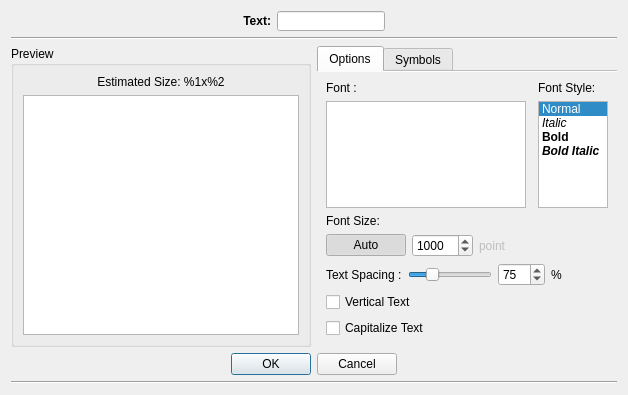
<?xml version="1.0" encoding="UTF-8"?>
<ui version="4.0">
 <class>TextCollageShape</class>
 <widget class="QDialog" name="TextCollageShape">
  <property name="windowModality">
   <enum>Qt::NonModal</enum>
  </property>
  <property name="geometry">
   <rect>
    <x>0</x>
    <y>0</y>
    <width>626</width>
    <height>395</height>
   </rect>
  </property>
  <property name="windowTitle">
   <string>Text Collage Shape</string>
  </property>
  <property name="modal">
   <bool>true</bool>
  </property>
  <layout class="QVBoxLayout" name="verticalLayout">
   <item>
    <layout class="QHBoxLayout" name="horizontalLayout">
     <item>
      <spacer name="horizontalSpacer_6">
       <property name="orientation">
        <enum>Qt::Horizontal</enum>
       </property>
       <property name="sizeHint" stdset="0">
        <size>
         <width>40</width>
         <height>20</height>
        </size>
       </property>
      </spacer>
     </item>
     <item>
      <widget class="QLabel" name="label">
       <property name="sizePolicy">
        <sizepolicy hsizetype="Preferred" vsizetype="Preferred">
         <horstretch>0</horstretch>
         <verstretch>0</verstretch>
        </sizepolicy>
       </property>
       <property name="font">
        <font>
         <pointsize>9</pointsize>
         <weight>75</weight>
         <bold>true</bold>
        </font>
       </property>
       <property name="text">
        <string>Text:</string>
       </property>
       <property name="alignment">
        <set>Qt::AlignRight|Qt::AlignTrailing|Qt::AlignVCenter</set>
       </property>
      </widget>
     </item>
     <item>
      <widget class="QLineEdit" name="lineEditText">
       <property name="sizePolicy">
        <sizepolicy hsizetype="Preferred" vsizetype="Fixed">
         <horstretch>0</horstretch>
         <verstretch>0</verstretch>
        </sizepolicy>
       </property>
       <property name="maximumSize">
        <size>
         <width>133</width>
         <height>20</height>
        </size>
       </property>
       <property name="readOnly">
        <bool>false</bool>
       </property>
      </widget>
     </item>
     <item>
      <spacer name="horizontalSpacer_5">
       <property name="orientation">
        <enum>Qt::Horizontal</enum>
       </property>
       <property name="sizeHint" stdset="0">
        <size>
         <width>40</width>
         <height>20</height>
        </size>
       </property>
      </spacer>
     </item>
    </layout>
   </item>
   <item>
    <widget class="Line" name="line">
     <property name="orientation">
      <enum>Qt::Horizontal</enum>
     </property>
    </widget>
   </item>
   <item>
    <layout class="QHBoxLayout" name="horizontalLayout_2">
     <item>
      <widget class="QGroupBox" name="groupBoxPreview">
       <property name="sizePolicy">
        <sizepolicy hsizetype="MinimumExpanding" vsizetype="Preferred">
         <horstretch>0</horstretch>
         <verstretch>0</verstretch>
        </sizepolicy>
       </property>
       <property name="minimumSize">
        <size>
         <width>300</width>
         <height>300</height>
        </size>
       </property>
       <property name="title">
        <string>Preview</string>
       </property>
       <layout class="QVBoxLayout" name="verticalLayout_2">
        <item>
         <widget class="QLabel" name="labelEsitmatedSize">
          <property name="sizePolicy">
           <sizepolicy hsizetype="Preferred" vsizetype="Maximum">
            <horstretch>0</horstretch>
            <verstretch>0</verstretch>
           </sizepolicy>
          </property>
          <property name="text">
           <string>Estimated Size: %1x%2</string>
          </property>
          <property name="alignment">
           <set>Qt::AlignCenter</set>
          </property>
         </widget>
        </item>
        <item>
         <widget class="GraphicsView" name="graphicsViewPreview">
          <property name="maximumSize">
           <size>
            <width>300</width>
            <height>300</height>
           </size>
          </property>
         </widget>
        </item>
       </layout>
      </widget>
     </item>
     <item>
      <widget class="QTabWidget" name="tabWidget">
       <property name="sizePolicy">
        <sizepolicy hsizetype="MinimumExpanding" vsizetype="Expanding">
         <horstretch>0</horstretch>
         <verstretch>0</verstretch>
        </sizepolicy>
       </property>
       <property name="minimumSize">
        <size>
         <width>300</width>
         <height>0</height>
        </size>
       </property>
       <property name="tabShape">
        <enum>QTabWidget::Rounded</enum>
       </property>
       <property name="currentIndex">
        <number>0</number>
       </property>
       <property name="documentMode">
        <bool>true</bool>
       </property>
       <property name="tabsClosable">
        <bool>false</bool>
       </property>
       <property name="movable">
        <bool>true</bool>
       </property>
       <widget class="QWidget" name="tabOptions">
        <attribute name="title">
         <string>Options</string>
        </attribute>
        <layout class="QGridLayout" name="gridLayout">
         <item row="0" column="0">
          <layout class="QVBoxLayout" name="verticalLayout_3">
           <item>
            <widget class="QLabel" name="label_3">
             <property name="text">
              <string>Font :</string>
             </property>
            </widget>
           </item>
           <item>
            <widget class="QListWidget" name="listWidgetFonts">
             <property name="sizePolicy">
              <sizepolicy hsizetype="Minimum" vsizetype="Expanding">
               <horstretch>0</horstretch>
               <verstretch>0</verstretch>
              </sizepolicy>
             </property>
            </widget>
           </item>
          </layout>
         </item>
         <item row="0" column="1">
          <spacer name="horizontalSpacer">
           <property name="orientation">
            <enum>Qt::Horizontal</enum>
           </property>
           <property name="sizeHint" stdset="0">
            <size>
             <width>13</width>
             <height>20</height>
            </size>
           </property>
          </spacer>
         </item>
         <item row="0" column="2">
          <layout class="QVBoxLayout" name="verticalLayout_4">
           <item>
            <widget class="QLabel" name="label_4">
             <property name="sizePolicy">
              <sizepolicy hsizetype="Minimum" vsizetype="Preferred">
               <horstretch>0</horstretch>
               <verstretch>0</verstretch>
              </sizepolicy>
             </property>
             <property name="text">
              <string>Font Style:</string>
             </property>
            </widget>
           </item>
           <item>
            <widget class="QListWidget" name="listWidgetFontStyle">
             <property name="sizePolicy">
              <sizepolicy hsizetype="Maximum" vsizetype="Expanding">
               <horstretch>0</horstretch>
               <verstretch>0</verstretch>
              </sizepolicy>
             </property>
             <property name="currentRow">
              <number>0</number>
             </property>
             <item>
              <property name="text">
               <string>Normal</string>
              </property>
             </item>
             <item>
              <property name="text">
               <string>Italic</string>
              </property>
              <property name="font">
               <font>
                <italic>true</italic>
               </font>
              </property>
             </item>
             <item>
              <property name="text">
               <string>Bold</string>
              </property>
              <property name="font">
               <font>
                <weight>75</weight>
                <bold>true</bold>
               </font>
              </property>
             </item>
             <item>
              <property name="text">
               <string>Bold Italic</string>
              </property>
              <property name="font">
               <font>
                <weight>75</weight>
                <italic>true</italic>
                <bold>true</bold>
               </font>
              </property>
             </item>
            </widget>
           </item>
          </layout>
         </item>
         <item row="1" column="0" colspan="3">
          <layout class="QVBoxLayout" name="verticalLayout_5">
           <item>
            <widget class="QLabel" name="label_5">
             <property name="text">
              <string>Font Size:</string>
             </property>
            </widget>
           </item>
           <item>
            <layout class="QHBoxLayout" name="horizontalLayout_5">
             <item>
              <widget class="QPushButton" name="btnAutoFontSize">
               <property name="text">
                <string>Auto</string>
               </property>
               <property name="checkable">
                <bool>true</bool>
               </property>
               <property name="checked">
                <bool>true</bool>
               </property>
              </widget>
             </item>
             <item>
              <layout class="QHBoxLayout" name="horizontalLayout_4">
               <item>
                <widget class="QSpinBox" name="spinBoxFontSize">
                 <property name="minimum">
                  <number>1</number>
                 </property>
                 <property name="maximum">
                  <number>10000</number>
                 </property>
                 <property name="value">
                  <number>1000</number>
                 </property>
                </widget>
               </item>
               <item>
                <widget class="QLabel" name="label_6">
                 <property name="enabled">
                  <bool>false</bool>
                 </property>
                 <property name="text">
                  <string>point</string>
                 </property>
                </widget>
               </item>
               <item>
                <spacer name="horizontalSpacer_2">
                 <property name="orientation">
                  <enum>Qt::Horizontal</enum>
                 </property>
                 <property name="sizeHint" stdset="0">
                  <size>
                   <width>40</width>
                   <height>20</height>
                  </size>
                 </property>
                </spacer>
               </item>
              </layout>
             </item>
            </layout>
           </item>
          </layout>
         </item>
         <item row="2" column="0" colspan="3">
          <layout class="QHBoxLayout" name="horizontalLayout_3">
           <item>
            <widget class="QLabel" name="labelTextSpacing">
             <property name="text">
              <string>Text Spacing :</string>
             </property>
            </widget>
           </item>
           <item>
            <widget class="QSlider" name="sliderTextSpacing">
             <property name="maximum">
              <number>300</number>
             </property>
             <property name="value">
              <number>75</number>
             </property>
             <property name="orientation">
              <enum>Qt::Horizontal</enum>
             </property>
            </widget>
           </item>
           <item>
            <widget class="QSpinBox" name="spinBoxTextSpacing">
             <property name="maximum">
              <number>300</number>
             </property>
             <property name="value">
              <number>75</number>
             </property>
            </widget>
           </item>
           <item>
            <widget class="QLabel" name="label_2">
             <property name="text">
              <string>%</string>
             </property>
            </widget>
           </item>
           <item>
            <spacer name="horizontalSpacer_3">
             <property name="orientation">
              <enum>Qt::Horizontal</enum>
             </property>
             <property name="sizeHint" stdset="0">
              <size>
               <width>40</width>
               <height>20</height>
              </size>
             </property>
            </spacer>
           </item>
          </layout>
         </item>
         <item row="3" column="0">
          <widget class="QCheckBox" name="checkBoxVerticalText">
           <property name="text">
            <string>Vertical Text</string>
           </property>
          </widget>
         </item>
         <item row="4" column="0">
          <widget class="QCheckBox" name="checkBoxCapitalizeText">
           <property name="text">
            <string>Capitalize Text</string>
           </property>
          </widget>
         </item>
        </layout>
       </widget>
       <widget class="QWidget" name="tabSymbols">
        <attribute name="title">
         <string>Symbols</string>
        </attribute>
        <layout class="QVBoxLayout" name="verticalLayout_6">
         <item>
          <layout class="QHBoxLayout" name="horizontalLayout_6">
           <item>
            <widget class="QLabel" name="label_7">
             <property name="text">
              <string>Font :</string>
             </property>
            </widget>
           </item>
           <item>
            <widget class="QFontComboBox" name="fontComboBox"/>
           </item>
           <item>
            <spacer name="horizontalSpacer_4">
             <property name="orientation">
              <enum>Qt::Horizontal</enum>
             </property>
             <property name="sizeHint" stdset="0">
              <size>
               <width>40</width>
               <height>20</height>
              </size>
             </property>
            </spacer>
           </item>
           <item>
            <widget class="QPushButton" name="btnAddCharacter">
             <property name="text">
              <string>Add</string>
             </property>
            </widget>
           </item>
          </layout>
         </item>
         <item>
          <widget class="QScrollArea" name="scrollArea">
           <widget class="QWidget" name="scrollAreaWidgetContents">
            <property name="geometry">
             <rect>
              <x>0</x>
              <y>0</y>
              <width>278</width>
              <height>255</height>
             </rect>
            </property>
           </widget>
          </widget>
         </item>
        </layout>
       </widget>
      </widget>
     </item>
    </layout>
   </item>
   <item>
    <widget class="QDialogButtonBox" name="buttonBox">
     <property name="standardButtons">
      <set>QDialogButtonBox::Cancel|QDialogButtonBox::Ok</set>
     </property>
     <property name="centerButtons">
      <bool>true</bool>
     </property>
    </widget>
   </item>
   <item>
    <widget class="Line" name="line_2">
     <property name="orientation">
      <enum>Qt::Horizontal</enum>
     </property>
    </widget>
   </item>
  </layout>
 </widget>
 <customwidgets>
  <customwidget>
   <class>GraphicsView</class>
   <extends>QGraphicsView</extends>
   <header>graphicsview.h</header>
  </customwidget>
 </customwidgets>
 <resources/>
 <connections>
  <connection>
   <sender>sliderTextSpacing</sender>
   <signal>valueChanged(int)</signal>
   <receiver>spinBoxTextSpacing</receiver>
   <slot>setValue(int)</slot>
   <hints>
    <hint type="sourcelabel">
     <x>483</x>
     <y>287</y>
    </hint>
    <hint type="destinationlabel">
     <x>531</x>
     <y>288</y>
    </hint>
   </hints>
  </connection>
  <connection>
   <sender>spinBoxTextSpacing</sender>
   <signal>valueChanged(int)</signal>
   <receiver>sliderTextSpacing</receiver>
   <slot>setValue(int)</slot>
   <hints>
    <hint type="sourcelabel">
     <x>531</x>
     <y>288</y>
    </hint>
    <hint type="destinationlabel">
     <x>483</x>
     <y>287</y>
    </hint>
   </hints>
  </connection>
  <connection>
   <sender>btnAutoFontSize</sender>
   <signal>toggled(bool)</signal>
   <receiver>label_6</receiver>
   <slot>setDisabled(bool)</slot>
   <hints>
    <hint type="sourcelabel">
     <x>401</x>
     <y>259</y>
    </hint>
    <hint type="destinationlabel">
     <x>489</x>
     <y>258</y>
    </hint>
   </hints>
  </connection>
  <connection>
   <sender>btnAutoFontSize</sender>
   <signal>toggled(bool)</signal>
   <receiver>spinBoxFontSize</receiver>
   <slot>setDisabled(bool)</slot>
   <hints>
    <hint type="sourcelabel">
     <x>401</x>
     <y>259</y>
    </hint>
    <hint type="destinationlabel">
     <x>459</x>
     <y>257</y>
    </hint>
   </hints>
  </connection>
  <connection>
   <sender>buttonBox</sender>
   <signal>accepted()</signal>
   <receiver>TextCollageShape</receiver>
   <slot>accept()</slot>
   <hints>
    <hint type="sourcelabel">
     <x>257</x>
     <y>362</y>
    </hint>
    <hint type="destinationlabel">
     <x>231</x>
     <y>430</y>
    </hint>
   </hints>
  </connection>
  <connection>
   <sender>buttonBox</sender>
   <signal>rejected()</signal>
   <receiver>TextCollageShape</receiver>
   <slot>reject()</slot>
   <hints>
    <hint type="sourcelabel">
     <x>360</x>
     <y>365</y>
    </hint>
    <hint type="destinationlabel">
     <x>439</x>
     <y>399</y>
    </hint>
   </hints>
  </connection>
 </connections>
</ui>
